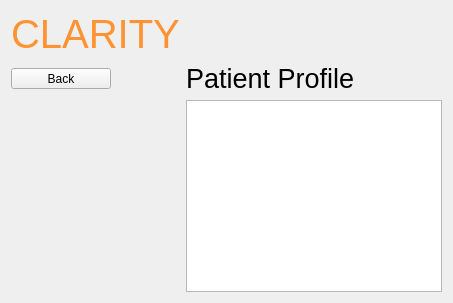
  <widget class="QWidget" name="page_pat_my_profile">
   <layout class="QGridLayout" name="gridLayout_6">
    <item row="1" column="1">
     <widget class="QToolButton" name="page_pat_my_profile_button_back">
      <property name="minimumSize">
       <size>
        <width>100</width>
        <height>0</height>
       </size>
      </property>
      <property name="maximumSize">
       <size>
        <width>100</width>
        <height>16777215</height>
       </size>
      </property>
      <property name="text">
       <string>Back</string>
      </property>
      <property name="icon">
       <iconset>
        <normaloff>icons/back.png</normaloff>icons/back.png</iconset>
      </property>
      <property name="toolButtonStyle">
       <enum>Qt::ToolButtonTextUnderIcon</enum>
      </property>
     </widget>
    </item>
    <item row="2" column="3">
     <widget class="QTextBrowser" name="page_pat_my_profile_textBrowser"/>
    </item>
    <item row="2" column="1">
     <spacer name="verticalSpacer_4">
      <property name="orientation">
       <enum>Qt::Vertical</enum>
      </property>
      <property name="sizeHint" stdset="0">
       <size>
        <width>20</width>
        <height>40</height>
       </size>
      </property>
     </spacer>
    </item>
    <item row="0" column="1">
     <widget class="QLabel" name="label">
      <property name="styleSheet">
       <string notr="true">color: rgb(253, 147, 50);
font: 30pt;</string>
      </property>
      <property name="text">
       <string>CLARITY</string>
      </property>
     </widget>
    </item>
    <item row="1" column="3">
     <widget class="QLabel" name="label_2">
      <property name="styleSheet">
       <string notr="true">font: 20pt;</string>
      </property>
      <property name="text">
       <string>Patient Profile</string>
      </property>
     </widget>
    </item>
   </layout>
  </widget>
